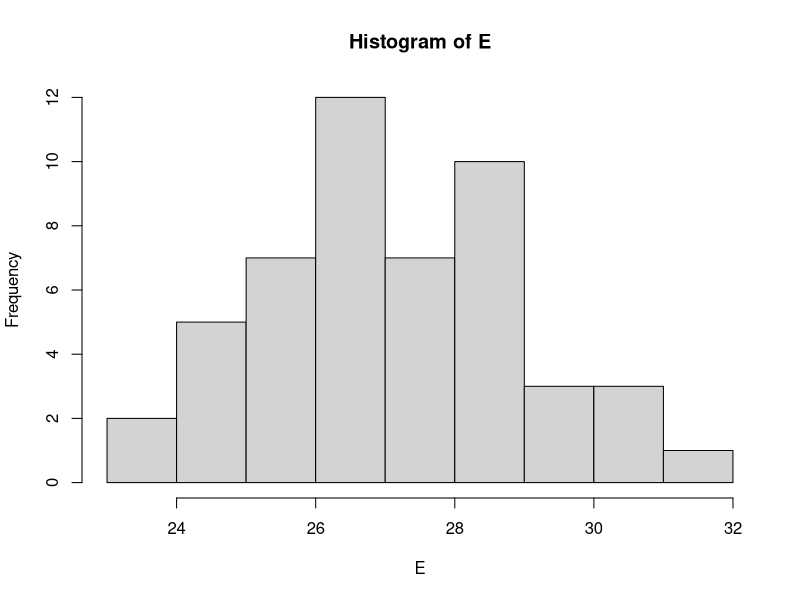

Generate this figure with R:
## ---- chunk 1
5 + 2 #soma

10 - 8 #subtração

8.2 / 2 #divisão

5 * 2 #multiplicação

5 ** 3 #elevado ao cubo

5 ^ 3 #elevado ao cubo

6.02 * 10^-23 # Número de Avogrado
6.02e-23 # Número de Avogrado (mais simples)

sqrt(81) #raiz quadrada

exp(8) # Exponencial

log(5) #log natural

log10(5) #log base 10

pi # pi

5 + (3 * 5 / 2) #operações mais elaboradas
## ---- chunk 2
A<-1 
# Criar variavel

A=1 
# Criar variavel

myNumber<-5 
#Camel case - prática de escrever palavras ou frase, onde cada palavra é iniciada com maiúsculas e unidas sem espaços

myNumber = 5

myNumber

myNumber <- 7.1

calculo <- 5 + (3 * 5 / 2)

myNumber * calculo

## ---- chunk 3
myInteger <- as.integer(myNumber) 
# transformar objeto em inteiro

myInteger <- is.integer(myNumber) 
# perguntar se o objeto é inteiro

myInteger

myWord = "7" 

#erro
#myWord * 2

myWord <- "geologia" 
#string- texto puro

myWord

is.character(myWord)

mySentence <- "esta é a minha frase"

mySentence

myFactor <- factor(myWord) 
#valor categórica, com vários níveis

myFactor

is.factor(myFactor)

#o R também trabalha com classes lógicas, TRUE or FALSE

#variável boleana (binária, lógica)

myTRUE <- TRUE

4 == 4 
#4 é igual a 4?

a<-4

a==4
## ---- chunk 4
class(myNumber) 
#variável numérica - qualquer número DECIMAL

class(myInteger)
#variável numérica - número INTEIRO

class(myWord) 
#variável caracter

class(myFactor)
#fator

class(mySentence)

class(myTRUE)
#variável lógica
## ---- chunk 5
1>0 
# Maior

2>=2 
#Maior igual

1<2 
# Menor

1<=2 
# Menor igual

2==2 
# igual

1!=2 
# diferente

A<-data.frame(2,3,2,3)
A$X2 
# Indexador de coluna

ifelse(2>1|1>3,"CERTO","ERRADO") 
# | significa OU

ifelse(2<1 &1>3,"CERTO","ERRADO") 
# & E

A<-c("A","B","C","D","E")
c("A","B") %in% A 
# dentro de um vetor
## ---- chunk 6
c("valores","quaisquer",999,pi,TRUE,1e-01) 
# Função c() serve para concatenar

myNumbers <- c(1, 2, 3, 4, 5) 
#vetor - forma de concatenar uma serie de dados

myNumbers2 <- 1:5

myNumbers3 <- seq(from=1,to=10,by=0.5)

myNumbers3[3]

myNumbers3[myNumbers3 > 3]

myNumbers[myNumbers >= 3]

myNumbers[myNumbers!= 3]

myNumbers3[myNumbers3 > 3]

myWords = c("geoquímica", "estrutural", "estratigrafia") 
#strings - fator

myWords

myWords[3]

myWords[4]
## ---- chunk 7
meuVetor <- seq(85, 274, by = pi)

#quanto menor o desvio padrão, mais homogênea é a amostra

length(meuVetor)

(n <- length(meuVetor))

dp <- sd(meuVetor)
#indica o grau de variação de um conjunto de elementos

SE <- dp / sqrt(n)

SE 
#medida de variação de uma média amostral
#em relação à média da população
## ---- chunk 8
myMatrix <- matrix(1:6,nrow=3) 

myMatrix

y <- seq(1, 7, by = 1)

myMatrix2 <- matrix(y, nrow = 3, ncol = 2)

myMatrix2

# Juntando vetores para formar matriz

x <- 1:4

y <- 10:13

cbind (x,y) 
#cbind = Column Bind

#as colunas devem ter o mesmo número de linhas

rbind(x, y) 
#rbind = Row Bind

matriz <- cbind(x, y)

matriz 
#matrix matemática

#indexação

myMatrix[,1] 
#coluna 1

myMatrix[1,] 
#linha 1

myMatrix[2,2]
# Linhas 2 e coluna 2
## ---- chunk 9
df <- as.data.frame(matriz)

df 
#banco de dados

class(matriz)

class(df)

str(df) 
# Estruturas

length(df)

# Indexação

df$y

length(df$y)

x <- 1:4

y <- 10:13

DF2<-as.data.frame(cbind (x,y))

DF2$y
## ---- chunk 10

#matrizes empilhadas
x <- 1:4

y <- 10:13

z <- 2:7

myList <- list(x, y, z)

myList[[2]]

myList[[3]][2]

myLists <- list(matriz,z)

# Indexação
myLists[[1]][3,2]
## ---- chunk 11
maior <- function(parametro1, parametro2) {

if (parametro1 < parametro2)

{return(parametro2) }

else {return(parametro1)}

}

soma<-function(A,B){

A+B

}

a = 4

b = 10

soma(a,b)

maior(soma(a^2,b-2),39)

maior(parametro1 = 4, parametro2 = 10)

maior(parametro1 = b, parametro2 = a)

maior(b, a)
## ---- chunk 12
    A<-c(1,2,3,4,5)
    B<-c(TRUE,FALSE,FALSE,TRUE,TRUE)
    C<-seq(from=1,to=10,by=0.5)
    D<-c("A","B","C","D","B")
## ---- chunk 13
    A[A>2]
    B[B==TRUE]
    C[A>2.5 & A<7.5]
    D[D=="B"]
## ---- chunk 14

    # R base
    data.frame(A[1:5],B[1:5],C[1:5],D[1:5])

    # Tidy
    DF<-tibble::tibble(A=A[1:5],
                       B=B[1:5],
                       C=C[1:5],
                       D=D[1:5])

## ---- chunk 15
    DF[1:3]# Cols
    DF[,1:3]# Cols
    DF[1:3,]# Linhas
    DF[1:3,1:3]# Cols & Linhas

    DF[DF$D=="B",]
    DF[DF$D %in% c("B","D"),]
    DF[DF$C>=2,]
## ---- chunk 16
funcao_quad<-function(X,Y){
  return(
    (X^2)+2*Y+17
  )
}

funcao_quad(1,1)
funcao_quad(2,2)
## ---- chunk 17
SE<-function(vetor,IC){
  SD<-sd(vetor)
  N<-length(vetor)
  SE<-(SD*IC)/sqrt(N)
 
   return(
    SE
  )
}
set.seed(123)

E<-rnorm (27.1,sd=2,n=50)

hist(E)

mean(E)

SE(E,2)

# 27.16881 ± 0.5237512
